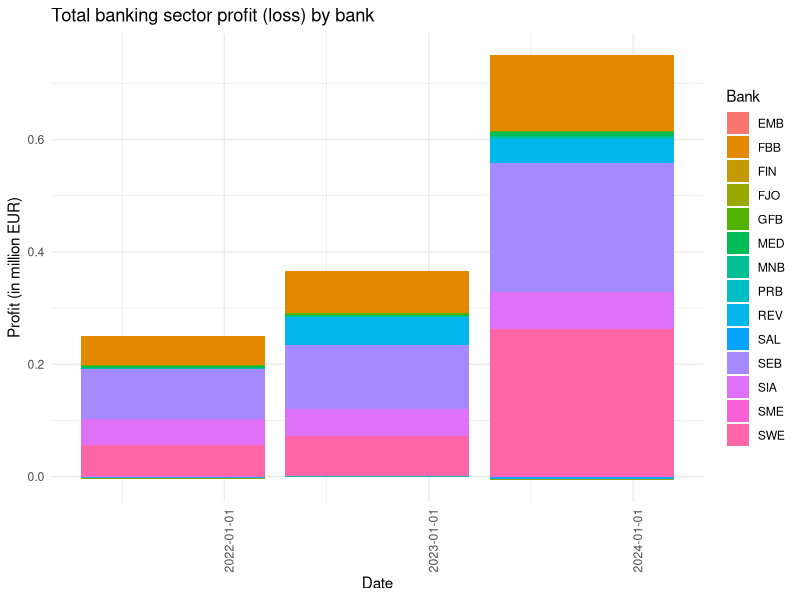
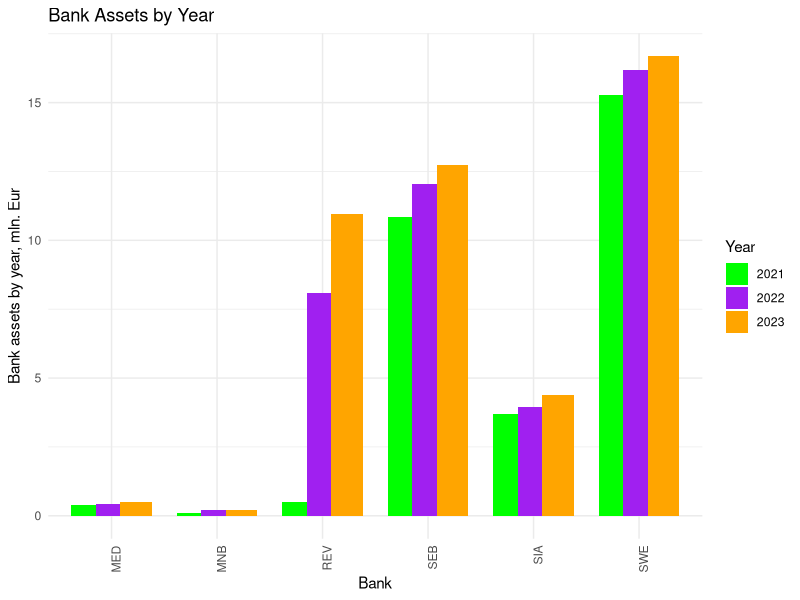
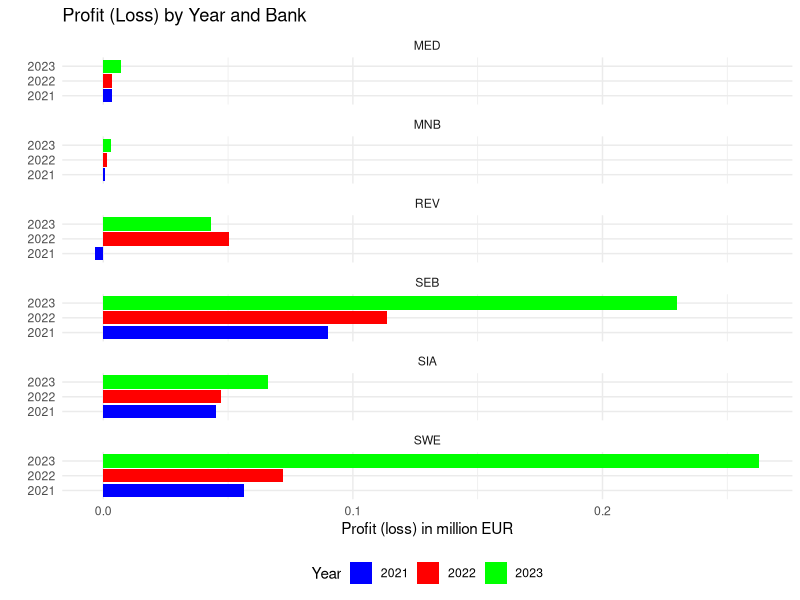
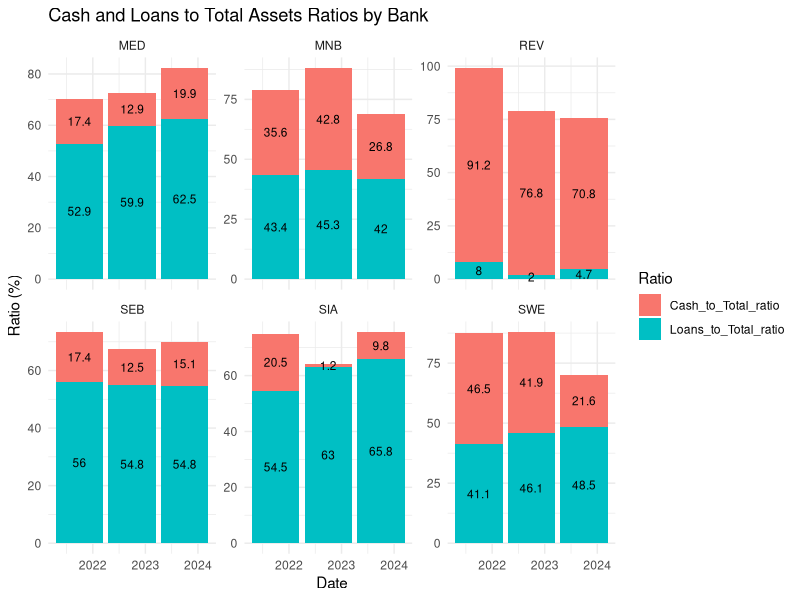
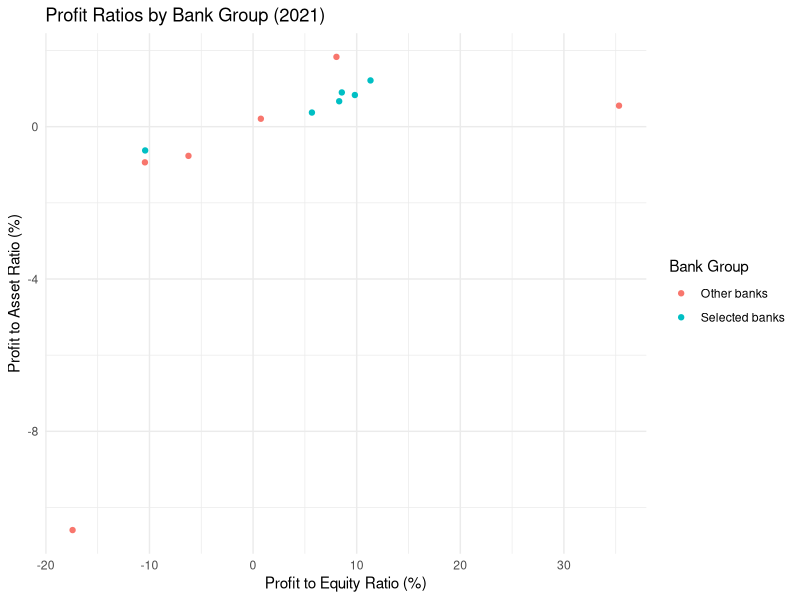
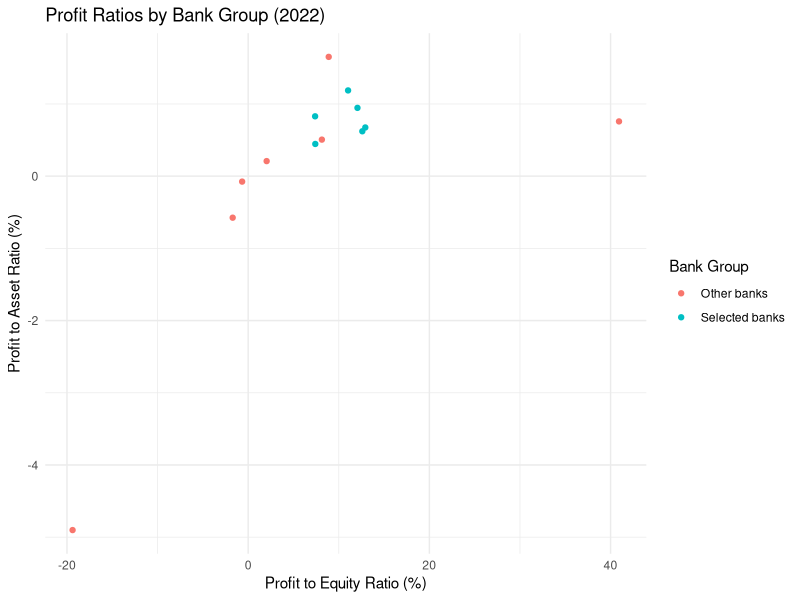
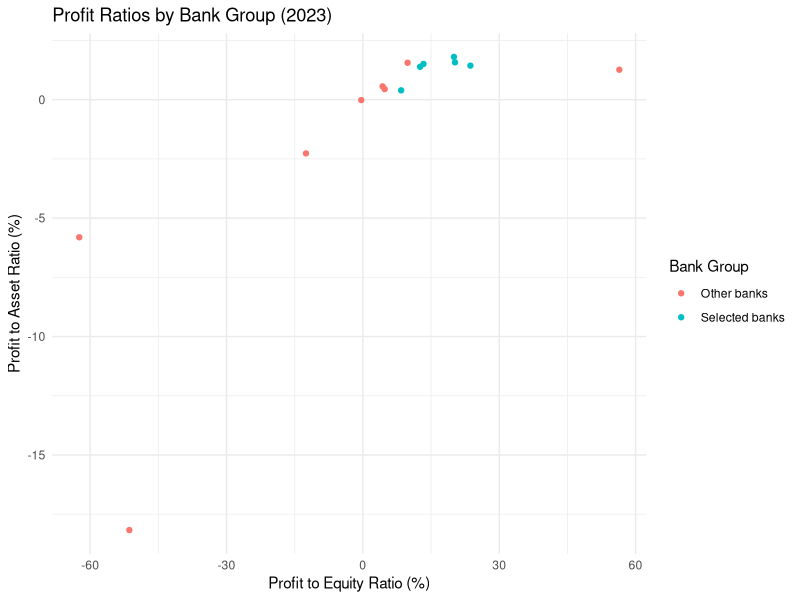
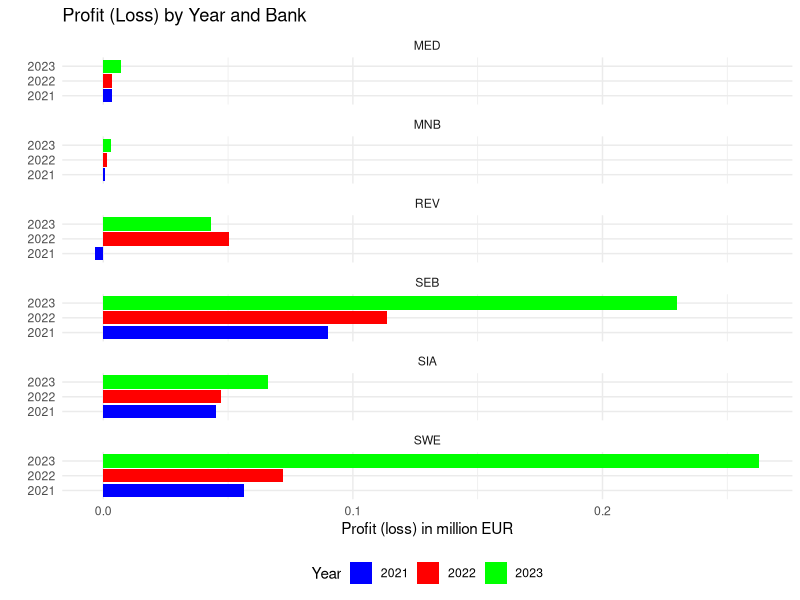

Source code (R) for these figures, in order:
## ---- chunk 1
knitr::opts_chunk$set(echo = TRUE)
library(knitr)
library(kableExtra)
library(readxl)
library(tidyverse)
library(rmarkdown)
library(scales)
library(dplyr)
library(lubridate)
library(ggplot2)
library(readr)
library(tidyr)

## ---- chunk 2




data_2021 <- read_excel("Data_LB.xlsx", sheet = "2021Q3", skip = 1) %>% mutate(date = as.Date("2021-10-01"))
data_2022 <- read_excel("Data_LB.xlsx", sheet = "2022Q3", skip = 1) %>% mutate(date = as.Date("2022-10-01"))
data_2023 <- read_excel("Data_LB.xlsx", sheet = "2023Q3", skip = 1) %>% mutate(date = as.Date("2023-10-01"))

combined_data <- bind_rows(data_2021, data_2022, data_2023)

long_format_data <- combined_data %>%
  pivot_longer(
    cols = -c(ID, date),
    names_to = "bank.name",
    values_to = "value"
  )

head(long_format_data)
## ---- chunk 3
total_sector_assets <- long_format_data %>%
  filter(ID == "Total assets") %>%
  group_by(date) %>%
  summarise(total_assets = sum(value, na.rm = TRUE))

# Display the table
knitr::kable(total_sector_assets, caption = "Total Assets for Each Year", booktabs = TRUE) %>%
  kable_styling(bootstrap_options = c("striped", "hover"))
## ---- chunk 4
profit_data <- long_format_data %>%
  filter(ID == "Profit (loss) of the current year" & !is.na(value))  

# Create the plot
p <- ggplot(profit_data, aes(x = date, y = value/1e6, fill = bank.name)) +
  geom_col() +  
  scale_y_continuous(labels = scales::comma) +
  scale_x_date(date_labels = "%Y-%m-%d", date_breaks = "1 year") +
  labs(
    x = "Date", 
    y = "Profit (in million EUR)", 
    title = "Total banking sector profit (loss) by bank", 
    fill = "Bank"
  ) +
  theme_minimal() +  
  theme(axis.text.x = element_text(angle = 90, hjust = 1))  

print(p)
## ---- chunk 5

long_format_data <- long_format_data %>%
  mutate(value = as.numeric(gsub(",", "", value)))  


print(sum(is.na(long_format_data$value)))
print(unique(long_format_data$bank.name))


specific_banks <- c("SWE", "SEB", "REV", "MED","SIA", "MNB")


specific_banks_data <- long_format_data %>%
  filter(bank.name %in% specific_banks, ID == "Total assets") %>%
  mutate(value = as.numeric(value))  


specific_banks_total_assets <- specific_banks_data %>%
  group_by(date) %>%
  summarise(total_assets_specific = sum(value, na.rm = TRUE))

total_assets_sector <- long_format_data %>%
  filter(ID == "Total assets") %>%
  group_by(date) %>%
  summarise(total_assets = sum(value, na.rm = TRUE))

specific_banks_share <- specific_banks_total_assets %>%
  left_join(total_assets_sector, by = "date") %>%
  mutate(share_of_sector = total_assets_specific / total_assets * 100)


knitr::kable(specific_banks_share, caption = "Total Assets and Share of Specific Banks", booktabs = TRUE) %>%
  kable_styling(bootstrap_options = c("striped", "hover"))
## ---- chunk 6


specific_banks <- c("SWE", "SEB", "REV", "MED", "SIA", "MNB")

specific_banks_data <- long_format_data %>%
  filter(bank.name %in% specific_banks, ID == "Total assets") %>%
  mutate(value = as.numeric(value))  

specific_banks_total_assets <- specific_banks_data %>%
  group_by(date) %>%
  summarise(total_assets_specific = sum(value, na.rm = TRUE))

total_assets_sector <- long_format_data %>%
  filter(ID == "Total assets") %>%
  group_by(date) %>%
  summarise(total_assets = sum(value, na.rm = TRUE))

specific_banks_share <- specific_banks_total_assets %>%
  left_join(total_assets_sector, by = "date") %>%
  mutate(share_of_sector = total_assets_specific / total_assets * 100)

assets_plot_data <- specific_banks_data %>%
  mutate(year = year(date)) 

assets_plot <- ggplot(assets_plot_data, aes(x = bank.name, y = value / 1e6, fill = as.factor(year))) +
  geom_col(position = position_dodge(width = 0.7)) +
  scale_fill_manual(values = c("2021" = "green", "2022" = "purple", "2023" = "orange")) +
  labs(x = "Bank", y = "Bank assets by year, mln. Eur", title = "Bank Assets by Year", fill = "Year") +
  theme_minimal() +
  theme(axis.text.x = element_text(angle = 90, hjust = 1))
print(assets_plot)
## ---- chunk 7

long_format_data <- long_format_data %>%
  mutate(value = as.numeric(gsub(",", "", value))) 

specific_banks <- c("SWE", "SEB", "REV", "MED", "SIA", "MNB")
profit_data <- long_format_data %>%
  filter(bank.name %in% specific_banks, ID == "Profit (loss) of the current year") %>%
  mutate(year = year(date))

profit_plot <- ggplot(profit_data, aes(x = factor(year), y = value/1e6, fill = factor(year))) +
  geom_col(position = position_dodge()) +
  coord_flip() +  
  facet_wrap(~bank.name, scales = "free_y", ncol = 1) +  
  scale_fill_manual(values = c("2021" = "blue", "2022" = "red", "2023" = "green")) +
  labs(x = "", y = "Profit (loss) in million EUR", title = "Profit (Loss) by Year and Bank", fill = "Year") +
  theme_minimal() +
  theme(legend.position = "bottom")

ggsave("profit_by_year_and_bank.pdf", profit_plot, width = 11, height = 8.5)

print(profit_plot)
## ---- chunk 8
long_format_data <- long_format_data %>%
  mutate(value = as.numeric(gsub(",", "", value))) 


specific_banks <- c("SWE", "SEB", "REV", "MED", "SIA", "MNB")

specific_banks_data <- long_format_data %>%
  filter(bank.name %in% specific_banks)

specific_banks_ratios <- specific_banks_data %>%
  group_by(date, bank.name) %>%
  mutate(
    total_assets = ifelse(ID == "Total assets", value, NA)
  ) %>%
  mutate(
    Cash_to_Total_ratio = sum(ifelse(ID == "Cash balances with central banks", value, 0), na.rm = TRUE) / total_assets * 100,
    Loans_to_Total_ratio = sum(ifelse(ID == "Loans and advances (including leasing)", value, 0), na.rm = TRUE) / total_assets * 100
  ) %>%
  select(-value) 

specific_banks_ratios_long <- specific_banks_ratios %>%
  pivot_longer(cols = c(Cash_to_Total_ratio, Loans_to_Total_ratio), names_to = "ratio", values_to = "value")

ratio_plot <- ggplot(specific_banks_ratios_long, aes(x = date, y = value, fill = ratio)) +
  geom_col() +
  facet_wrap(~bank.name, scales = "free_y", ncol = 3) +
  geom_text(aes(label = paste0(round(value, 1))), position = position_stack(vjust = 0.5), size = 3) +
  labs(x = "Date", y = "Ratio (%)", fill = "Ratio", title = "Cash and Loans to Total Assets Ratios by Bank") +
  theme_minimal()
print(ratio_plot)
## ---- chunk 9

long_format_data <- long_format_data %>%
  mutate(Bank_group = ifelse(bank.name %in% specific_banks, "Selected banks", "Other banks"))

filtered_data <- long_format_data %>%
  filter(ID %in% c("Total assets", "Total equity", "Profit (loss) of the current year"))

wide_data <- filtered_data %>%
  pivot_wider(names_from = ID, values_from = value)

wide_data <- wide_data %>%
  mutate(
    Profit_to_equity_ratio = `Profit (loss) of the current year` / `Total equity` * 100,
    Profit_to_asset_ratio = `Profit (loss) of the current year` / `Total assets` * 100
  )

wide_data_2021 <- wide_data %>% filter(year(date) == 2021)
wide_data_2022 <- wide_data %>% filter(year(date) == 2022)
wide_data_2023 <- wide_data %>% filter(year(date) == 2023)

scatter_plot_2021 <- ggplot(wide_data_2021, aes(x = Profit_to_equity_ratio, y = Profit_to_asset_ratio, color = Bank_group)) +
  geom_point() +
  labs(x = "Profit to Equity Ratio (%)", y = "Profit to Asset Ratio (%)", color = "Bank Group", title = "Profit Ratios by Bank Group (2021)") +
  theme_minimal()

scatter_plot_2022 <- ggplot(wide_data_2022, aes(x = Profit_to_equity_ratio, y = Profit_to_asset_ratio, color = Bank_group)) +
  geom_point() +
  labs(x = "Profit to Equity Ratio (%)", y = "Profit to Asset Ratio (%)", color = "Bank Group", title = "Profit Ratios by Bank Group (2022)") +
  theme_minimal()

scatter_plot_2023 <- ggplot(wide_data_2023, aes(x = Profit_to_equity_ratio, y = Profit_to_asset_ratio, color = Bank_group)) +
  geom_point() +
  labs(x = "Profit to Equity Ratio (%)", y = "Profit to Asset Ratio (%)", color = "Bank Group", title = "Profit Ratios by Bank Group (2023)") +
  theme_minimal()

print(scatter_plot_2021)
print(scatter_plot_2022)
print(scatter_plot_2023)
